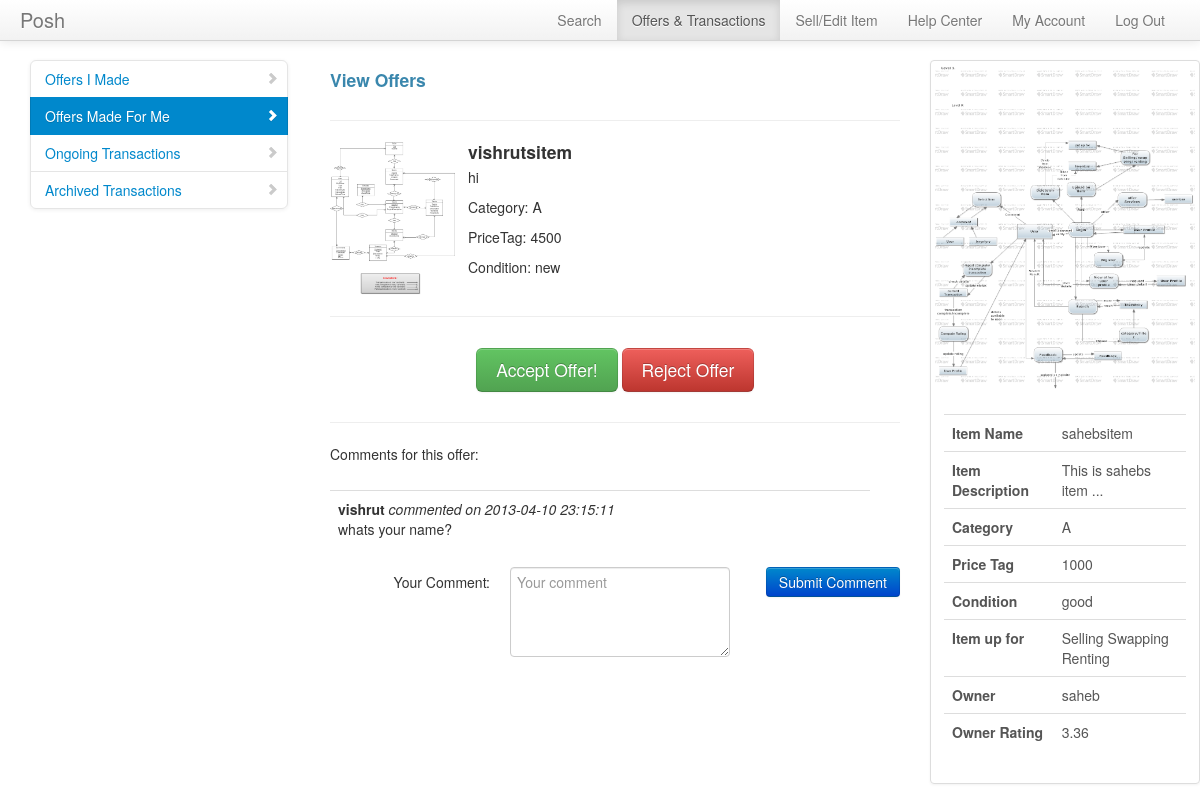
The page /manageoffers/viewofferswap.php?offerid=76 (signed in) on the database its author committed.
### tables this page shows
CREATE TABLE IF NOT EXISTS `inventory` (
  `itemid` int(10) NOT NULL AUTO_INCREMENT,
  `owner` varchar(20) NOT NULL,
  `itemname` varchar(40) NOT NULL,
  `category` varchar(40) NOT NULL,
  `addedon` timestamp NOT NULL DEFAULT CURRENT_TIMESTAMP,
  `pricetag` int(10) NOT NULL,
  `description` varchar(500) NOT NULL,
  `condition` varchar(20) NOT NULL,
  `image` varchar(30) DEFAULT NULL,
  PRIMARY KEY (`itemid`),
  KEY `owner` (`owner`)
);

CREATE TABLE IF NOT EXISTS `comments` (
  `commentid` int(11) NOT NULL AUTO_INCREMENT,
  `commenter` varchar(20) NOT NULL,
  `offerid` int(10) NOT NULL,
  `time` timestamp NULL DEFAULT CURRENT_TIMESTAMP,
  `comment` varchar(500) DEFAULT NULL,
  PRIMARY KEY (`commentid`),
  KEY `commenter` (`commenter`),
  KEY `offerid` (`offerid`)
);

CREATE TABLE IF NOT EXISTS `users` (
  `username` varchar(20) NOT NULL,
  `studentid` int(10) NOT NULL,
  `email` varchar(40) NOT NULL,
  `firstname` varchar(40) NOT NULL,
  `lastname` varchar(40) NOT NULL,
  `roomno` int(3) NOT NULL,
  `wing` varchar(1) NOT NULL,
  `rating` float NOT NULL,
  `password` varchar(20) NOT NULL,
  `confirmed` int(1) NOT NULL,
  `ratingno` int(11) DEFAULT '1',
  `random` int(11) DEFAULT NULL,
  PRIMARY KEY (`username`)
);

### meekrodb.2.1.class.php (called while the page is built, shortened)
<?php
class DB {
  protected static $mdb = null;
  public static function getMDB() {
    $mdb = DB::$mdb;
    if ($mdb === null) {
      $mdb = DB::$mdb = new MeekroDB();
    }
    return $mdb;
  }
  public static function query() { $args = func_get_args(); return call_user_func_array(array(DB::getMDB(), 'query'), $args); }
}
class MeekroDB {
  public $dbName = '';
  public $user = '';
  public $password = '';
  public $host = 'localhost';
  public $port = null;
  public $encoding = 'latin1';
  public $queryMode = 'queryAllRows';
  public $param_char = '%';
  public $named_param_seperator = '_';
  public $internal_mysql = null;
  public function __construct($host=null, $user=null, $password=null, $dbName=null, $port=null, $encoding=null) {
    if ($host === null) $host = DB::$host;
    if ($user === null) $user = DB::$user;
    if ($password === null) $password = DB::$password;
    if ($dbName === null) $dbName = DB::$dbName;
    if ($port === null) $port = DB::$port;
    if ($encoding === null) $encoding = DB::$encoding;
    $this->host = $host;
    $this->user = $user;
    $this->password = $password;
    $this->dbName = $dbName;
    $this->port = $port;
    $this->encoding = $encoding;
  }
  public function get() {
    $mysql = $this->internal_mysql;
    if ($mysql == null) {
      if (! $this->port) $this->port = ini_get('mysqli.default_port');
      $mysql = new mysqli($this->host, $this->user, $this->password, $this->dbName, $this->port);
      $mysql->set_charset($this->encoding);
      $this->internal_mysql = $mysql;
    }
    return $mysql;
  }
  public function escape($str) {
    $db = $this->get();
    return $db->real_escape_string($str);
  }
  protected function prependCall($function, $args, $prepend) {
    array_unshift($args, $prepend);
    return call_user_func_array($function, $args);
  }
  protected function wrapStr($strOrArray, $wrapChar, $escape = false) {
    if (! is_array($strOrArray)) {
      if ($escape) return $wrapChar . $this->escape($strOrArray) . $wrapChar;
      else return $wrapChar . $strOrArray . $wrapChar;
    } else {
      $R = array();
      foreach ($strOrArray as $element) {
        $R[] = $this->wrapStr($element, $wrapChar, $escape);
      }
      return $R;
    }
  }
  public function freeResult($result) {
    return $result->free();
  }
  public function parseQueryParamsNew() {
    $args = func_get_args();
    $sql = array_shift($args);
    $args_all = $args;
    $posList = array();
    $pos_adj = 0;
    $param_char_length = strlen($this->param_char);
    $named_seperator_length = strlen($this->named_param_seperator);
    $types = array(
      $this->param_char . 'll',
      $this->param_char . 'ls',
      $this->param_char . 'l',
      $this->param_char . 'li',
      $this->param_char . 'ld',
      $this->param_char . 'lb',
      $this->param_char . 's',
      $this->param_char . 'i',
      $this->param_char . 'd',
      $this->param_char . 'b',
      $this->param_char . 'ss'
    );
    foreach ($types as $type) {
      $lastPos = 0;
      while (($pos = strpos($sql, $type, $lastPos)) !== false) {
        $lastPos = $pos + 1;
        $posList[$pos] = $type;
      }
    }
    ksort($posList);
    foreach ($posList as $pos => $type) {
      $type = substr($type, $param_char_length);
      $length_type = strlen($type) + $param_char_length;
      $new_pos = $pos + $pos_adj;
      $new_pos_back = $new_pos + $length_type;
      if ($arg_number_length = strspn($sql, '0123456789', $new_pos_back)) {
        $arg_number = substr($sql, $new_pos_back, $arg_number_length);
        if (! isset($args_all[$arg_number])) $this->nonSQLError("Non existent argument reference (arg $arg_number): $sql");
        $arg = $args_all[$arg_number];
      } else {
        $arg = array_shift($args);
      }
      if (in_array($type, array('s', 'i', 'd', 'b', 'l'))) {
        $array_type = false;
        $arg = array($arg);
        $type = 'l' . $type;
      } else if ($type == 'ss') {
        $result = "'%" . $this->escape(str_replace(array('%', '_'), array('\%', '\_'), $arg)) . "%'";
      } else {
        $array_type = true;
        if (! is_array($arg)) $this->nonSQLError("Badly formatted SQL query: $sql -- expecting array, but didn't get one!");
      }
      if ($type == 'ls') $result = $this->wrapStr($arg, "'", true);
      else if ($type == 'li') $result = array_map('intval', $arg);
      else if ($type == 'ld') $result = array_map('floatval', $arg);
      else if ($type == 'lb') $result = array_map(array($this, 'formatTableName'), $arg);
      else if ($type == 'll') $result = $arg;
      else if (! $result) $this->nonSQLError("Badly formatted SQL query: $sql");
      if (is_array($result)) {
        if (! $array_type) $result = $result[0];
        else $result = '(' . implode(',', $result) . ')';
      }
      $sql = substr_replace($sql, $result, $new_pos, $length_type + $arg_number_length);
      $pos_adj += strlen($result) - ($length_type + $arg_number_length);
    }
    return $sql;
  }
  public function parseQueryParams() {
    $args = func_get_args();
    if (is_string($args[1]) && preg_match('/^[is]+$/', $args[1]) && substr_count($args[0], '?') > 0)
      return call_user_func_array(array($this, 'parseQueryParamsOld'), $args);
    else
      return call_user_func_array(array($this, 'parseQueryParamsNew'), $args);
  }
  public function query() {
    $args = func_get_args();
    if ($this->queryMode == 'buffered' || $this->queryMode == 'unbuffered') {
      return $this->prependCall(array($this, 'queryHelper'), $args, $this->queryMode);
    } else {
      return call_user_func_array(array($this, 'queryAllRows'), $args);
    }
  }
  public function queryUnbuf() { $args = func_get_args(); return $this->prependCall(array($this, 'queryHelper'), $args, 'unbuffered'); }
  protected function queryHelper() {
    $args = func_get_args();
    $type = array_shift($args);
    $is_buffered = ($type == 'buffered');
    $is_null = ($type == 'null');
    $sql = call_user_func_array(array($this, 'parseQueryParams'), $args);
    $db = $this->get();
    $result = $db->query($sql, $is_buffered ? MYSQLI_STORE_RESULT : MYSQLI_USE_RESULT);
    return $result;
  }
  public function queryAllRows() {
    $args = func_get_args();
    $query = call_user_func_array(array($this, 'queryUnbuf'), $args);
    $result = $this->fetchAllRows($query);
    return $result;
  }
  protected function checkError() {
    return false;
  }
  public function fetchRow($result = null) {
    return $result->fetch_assoc();
  }
  public function fetchAllRows($result = null) {
    $A = array();
    while ($row = $this->fetchRow($result)) {
      $A[] = $row;
    }
    return $A;
  }
}
?>

### manageoffers/viewofferswap.php (the view, shortened to what this page needs)
<!DOCTYPE html>
<?php
$offerdetails = DB::query("SELECT * from offerdetails where offerid=%i", $_GET['offerid']);
$offerdetails = $offerdetails[0];
$selling = DB::query("SELECT * from inventory where itemid=%i", $offerdetails['sellingitem']);
$selling=$selling[0];
?>
<html lang="en">
  <head>
    <link href="../bootstrap/css/bootstrap.css" rel="stylesheet">
    <link href="datepicker.css" rel="stylesheet">
    <link href="../bootstrap/css/bootstrap-responsive.css" rel="stylesheet">
    <link href="../bootstrap/css/bootstrap-fileupload.css" rel="stylesheet">
    <link href="../bootstrap/css/docs.css" rel="stylesheet">
	</head>
	<body>
		<div class="navbar navbar-fixed-top">
			<div class="navbar-inner">
				<div class="container" style="width: auto; padding: 0 20px;">
					<a class="brand pull-left" href="#">Posh</a>
					<ul class="nav pull-right">
						<li><a href="../search/searchhome.php">Search</a></li>
						<li class="active"><a href="../manageoffers/listoffersbyme.php">Offers & Transactions</a></li>
						<li><a href="../inventory/viewitems.php">Sell/Edit Item</a></li>
						<li><a href="../helpcenter.php">Help Center</a></li>
						<li><a href="../userdetails.php">My Account</a></li>
						<li><a href="../login/logout.php">Log Out</a></li>
					</ul>
				</div>
			</div>
		</div>
		<div class="container" style="width: auto; padding: 20px 0px 0px 0px;">
			<div class="span3 bs-docs-sidebar">
				<ul class="nav nav-list bs-docs-sidenav">
					<li ><a href="listoffersbyme.php"><i class="icon-chevron-right"></i>Offers I Made</a></li>
					<li  class="active"><a href="listoffersforme.php"><i class="icon-chevron-right"></i>Offers Made For Me</a></li>
					<li><a href="../transactions/viewongoing.php"><i class="icon-chevron-right"></i>Ongoing Transactions</a></li>
					<li><a href="../transactions/archived.php"><i class="icon-chevron-right"></i>Archived Transactions</a></li>
				</ul>
			</div>
			<div class="span6">
			<div class="row-fluid">
			<h4><p class="text-info">View Offers </p></h4>
			</div>
			<hr>
		<?php
			if($offerdetails['offereditem1']!=''){
				$item1=$offerdetails['offereditem1'];
				$tbl_name = "inventory";
				$items = DB::query("SELECT * FROM $tbl_name where itemid=%s",$item1);
				foreach ($items as $item) {
					echo '<div class="row-fluid">';
					echo '<div class="media">';
					echo '<a class="pull-left" href="#"><img src="../upload/'.$item['image'].'" height="128" width="128" alt=""></a>';
					echo '<div class="media-body">';
					echo '<h4 class="media-heading">'.$item['itemname'].'</h4>';
					echo '<p>'.$item['description'].'</p>';
					echo '<p>Category: '.$item['category'].'</p>';
					echo '<p>PriceTag: '.$item['pricetag'].'</p>';
					echo '<p>Condition: '.$item['condition'].'</p>';
					echo '</div>';
					echo '</div>';
					echo '</div>';
					echo '<hr>';
				}
			}
			?>
			<div class="row-fluid">
			<p>
				<div class="span3"></div>
				<?php
				echo
			'<a class="btn btn-large btn-success" href="acceptoffer.php?offerid='.$_GET['offerid'].'" role="button" data-toggle="modal">Accept Offer!</a>';
			echo
				' <button class="btn btn-large btn-danger" onclick="showConfirmation('.$_GET['offerid'].')" class="btn btn-danger">Reject Offer</button>';
			?>
			</p>
			</div>
			<div class="row-fluid">
			<hr>
			<p>
			<?php
			$comments = DB::query("SELECT * from comments where offerid=%i order by time", $_GET['offerid']);
			echo 'Comments for this offer: ';
			echo '<table class="table table-hover">
				<thead>
					<tr>
					<th></th>
					<th></th>
					</tr>
				</thead>';
			foreach ($comments as $comment) {
				echo '<tr>
					<td><b>'.$comment['commenter'].'</b><i> commented on '.$comment['time'].'</i><br>'.$comment['comment'];
				echo'</td>
				</tr>';
			}
			echo 	'</table>';
			?>
			</p>
			<form name="comment" class="form-horizontal" action="submitcomment.php" method="post">
						<div class="control-group" id="commentgroup">
							<label class="control-label" for="inputComment">Your Comment: </label>
							<div class="controls">
							<textarea rows="4" name="comment" required id="inputComment" placeholder="Your comment" onkeyup=""></textarea>
							<button class="btn btn-primary pull-right" type="submit" id="signupbtn">Submit Comment</button>
							</div>
						</div>
			</form>
			</div>
		</div>
			<div class="span3">
			<div class="thumbnail">
			<?php echo '<img src="../upload/'.$selling['image'].'" alt="">';?>
			<div class="caption">
				<div class="row-fluid">
				<table class="table table-hover">
				<thead>
					<tr>
					<th></th>
					<th></th>
					</tr>
				</thead>
				<tr>
					<th>Item Name </th>
					<td><?php echo $selling['itemname']?></td>
				</tr>
				<tr>
					<th>Item Description </th>
					<td><?php echo substr($selling['description'],0,20)."..."?></td>
				</tr>
				<tr>
						<th>Category </th>
						<td><?php echo $selling['category']?></td>
				</tr>
				<tr>
					<th>Price Tag </th>
					<td><?php echo $selling['pricetag']?></td>
				</tr>
				<tr>
					<th>Condition </th>
					<td><?php echo $selling['condition']?></td>
				</tr>
				<tr>
					<th>Item up for </th>
					<td>
					<?php
						$ssrvalue = DB::query("SELECT ssr FROM ssritem WHERE itemid=%i",$selling['itemid']);
						$N = count($ssrvalue);
						$ssrstring = "";
						for($i=0;$i<$N;$i++){
							$val = array_values($ssrvalue[$i]);
							if($val[0]=='sell')
								$ssrstring=$ssrstring."Selling ";
							if($val[0]=='swap')
								$ssrstring=$ssrstring."Swapping ";
							if($val[0]=='rent')
								$ssrstring=$ssrstring."Renting ";
						}
						echo $ssrstring;
					?>
					</td>
				</tr>
				<tr>
					<th>Owner </th>
					<td><?php echo $selling['owner'];?></td>
				</tr>
				<tr>
					<th>Owner Rating</th>
					<td><?php
					$user = DB::query("SELECT * from users where username=%s", $selling['owner']);
					$user = $user[0];
					echo round($user['rating'], 2);
					?></td>
				</tr>
				</table>
			</div>
			</div>
			</div>
			</div>
		</div>
	</body>
</html>

### manageoffers/viewofferswap.php (style rules this page uses)
body { padding-top: 40px; padding-bottom: 20px; }

### rows shown on the page
inventory: image (picture), itemname "vishrutsitem", description "hi", category "A", pricetag "4500", condition "new"
comments: commenter "vishrut", time "2013-04-10 23:15:11", comment "whats your name?"
inventory: image (picture), itemname "sahebsitem", description "This is sahebs item", category "A", pricetag "1000", condition "good", owner "saheb"
users: rating "3.36"

### other values the page prints
$ssrstring "Selling Swapping Renting"
